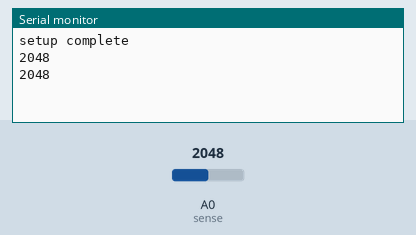
Bench run of a sketch on a simulated Particle Photon. Parts: the last lines printed to the serial monitor. Inputs (shaded band) come from the test bench; at power-on: A0 (sense) = 2048.

Above: at 1.8 s.
1.9 s: A0 (sense) set to 2866
At 2.7 s:
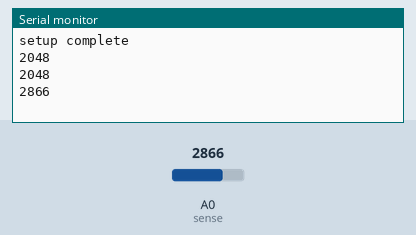
3.4 s: A0 (sense) set to 3603
At 4.8 s:
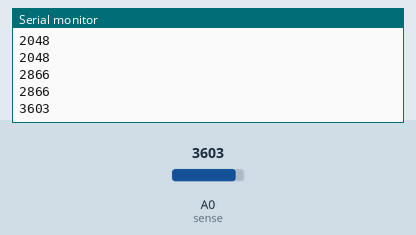
Timing chart, 0 to 6.4 s (numbered marks = the images above; inputs shaded):
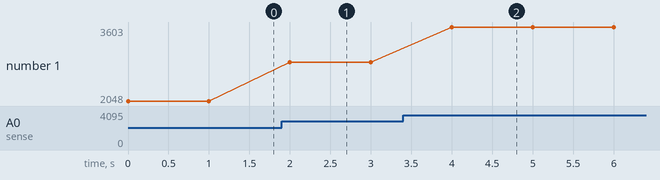

Measured:
- after the input at 1.9 s, the serial monitor: prints a new line after 0.10 s (image 1)
- after the input at 3.4 s, the serial monitor: prints a new line after 0.60 s (image 2)
- plotted number 1: 2048 → 2866 after the input at 1.9 s, 2866 → 3603 after the input at 3.4 s

The sketch:

irtest.ino
```cpp
int sense=A0;
int val;

void setup() {
	Serial.begin(9600);
	pinMode(sense,INPUT);
	Serial.println("setup complete");
	Particle.variable("sensor",val);
}

void loop() {
	val=analogRead(sense);
	Serial.println(val);
	delay(1000);
}
// when inturruption val = 40/50
```
